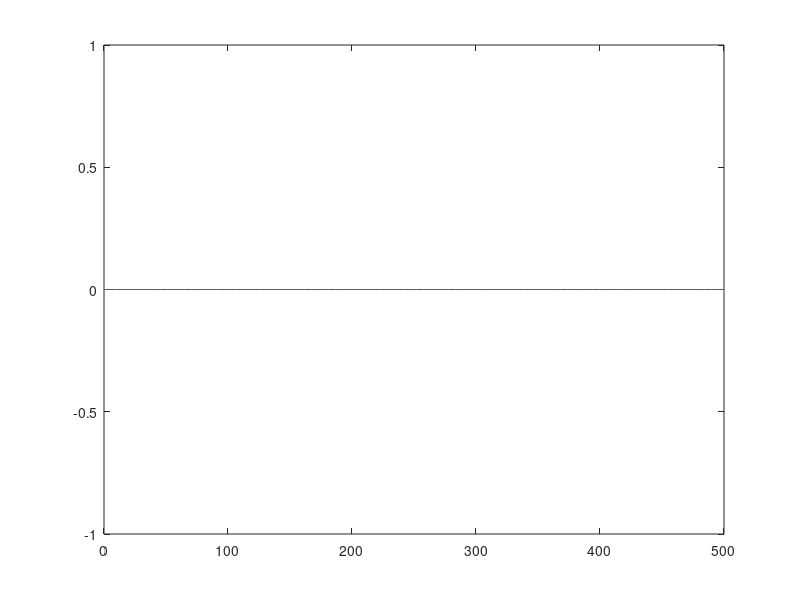

Here is the MATLAB script that generated this plot: (Note: this script raises an error after producing the figure.)
clear all;
clc;

%% parameterek
f=2;   % a gerjesztes frekvenciaja [Hz]
L=500; % hossz [m]
c=500; % a hullam terjedesi sebessege [m/s]
t=linspace(0,4,500);   % ido [s]
x=linspace(0,L,100); % pozicio [m]

fprintf('wavelength: %.1f m\n',c/f);
r=c*(t(2)-t(1))/(x(2)-x(1));
fprintf('Courant number: %.4f\n',r);
if r>1
    warning('The CFL condition for numerical stability is not satisfied!');
end

%% gerjesztes
stim=sin(2*pi*f*t(1:floor(1/f/(t(2)-t(1)))));
y=zeros(length(x),length(t));
y(1:2,1:length(stim))=[stim ; stim];

%% vegesdifferencia-modszer
for it=3:length(t)
    for ix=2:length(x)-1
        y(ix,it)=r^2*(y(ix-1,it-1)-2*y(ix,it-1)+y(ix+1,it-1))-y(ix,it-2)+2*y(ix,it-1);
    end
end

%% abrazolas
for it=1:length(t)
    figure(1);
    plot(x,y(:,it));
    axis([minmax(x) min(min(y)) max(max(y))]);
    xlabel('x [m]');
    ylabel('y [m]');
    title(sprintf('t=%.2f s',t(it)));
    pause(0.01);
end